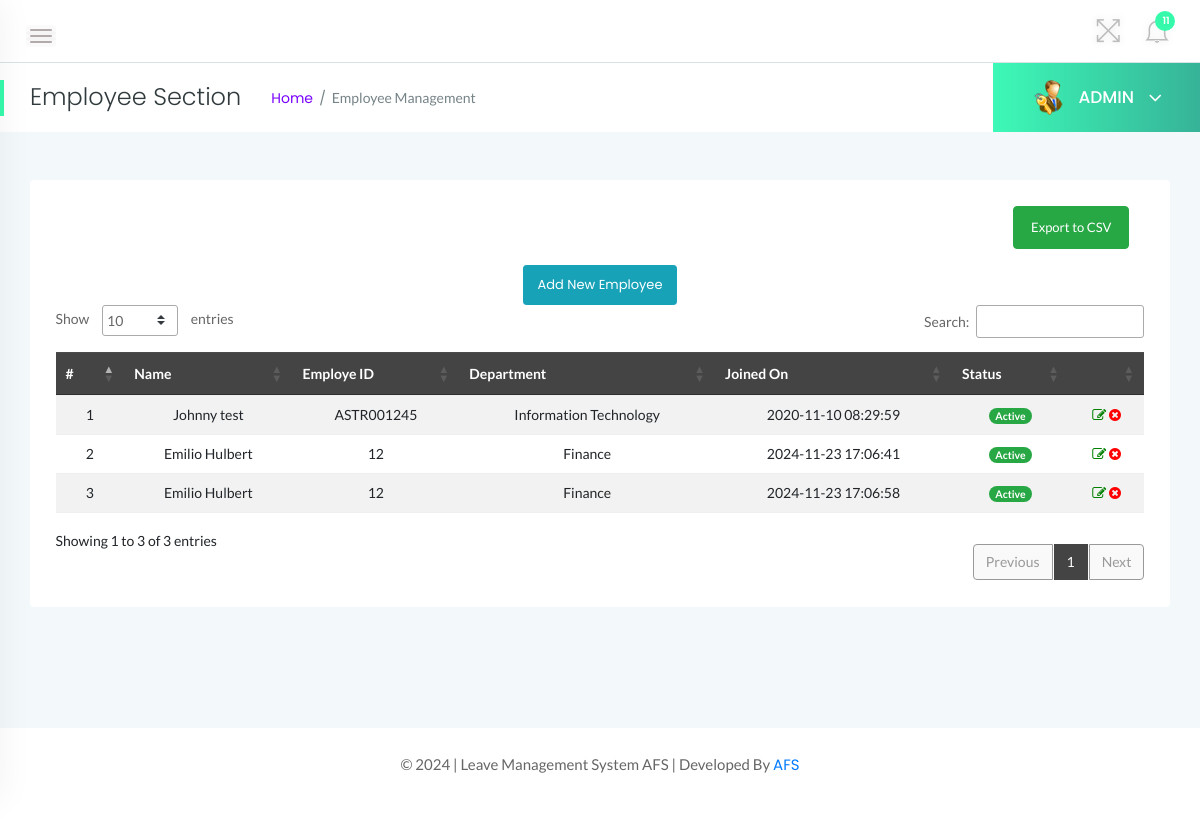
Screenshot of /admin/employees.php (signed in) with the database file from the repository.
### tables this page shows
CREATE TABLE `tblemployees` (
  `id` int(11) NOT NULL AUTO_INCREMENT,
  `EmpId` varchar(100) NOT NULL,
  `FirstName` varchar(150) NOT NULL,
  `LastName` varchar(150) NOT NULL,
  `EmailId` varchar(200) NOT NULL,
  `Password` varchar(180) NOT NULL,
  `Department` varchar(255) NOT NULL,
  `Status` int(1) NOT NULL,
  `RegDate` timestamp NOT NULL DEFAULT current_timestamp(),
  PRIMARY KEY (`id`)
);

### admin/employees.php (the view, shortened to what this page needs)
<?php
    if(strlen($_SESSION['alogin'])==0){
    header('location:index.php');
    } else {
 ?>
<!doctype html>
<html class="no-js" lang="en">
<head>
    <link rel="stylesheet" href="../assets/css/bootstrap.min.css">
    <link rel="stylesheet" href="../assets/css/font-awesome.min.css">
    <link rel="stylesheet" href="../assets/css/themify-icons.css">
    <link rel="stylesheet" href="../assets/css/metisMenu.css">
    <link rel="stylesheet" href="../assets/css/owl.carousel.min.css">
    <link rel="stylesheet" href="../assets/css/slicknav.min.css">
    <link rel="stylesheet" href="https://www.amcharts.com/lib/3/plugins/export/export.css" type="text/css" media="all" />
    <link rel="stylesheet" type="text/css" href="https://cdn.datatables.net/1.10.19/css/jquery.dataTables.css">
    <link rel="stylesheet" type="text/css" href="https://cdn.datatables.net/1.10.18/css/dataTables.bootstrap4.min.css">
    <link rel="stylesheet" type="text/css" href="https://cdn.datatables.net/responsive/2.2.3/css/responsive.bootstrap.min.css">
    <link rel="stylesheet" type="text/css" href="https://cdn.datatables.net/responsive/2.2.3/css/responsive.jqueryui.min.css">
    <link rel="stylesheet" href="../assets/css/typography.css">
    <link rel="stylesheet" href="../assets/css/default-css.css">
    <link rel="stylesheet" href="../assets/css/styles.css">
    <link rel="stylesheet" href="../assets/css/responsive.css">
</head>
<body>
    <div class="page-container">
        <div class="main-content">
            <div class="header-area">
                <div class="row align-items-center">
                    <div class="col-md-6 col-sm-8 clearfix">
                        <div class="nav-btn pull-left">
                            <span></span>
                            <span></span>
                            <span></span>
                        </div>
                    </div>
                    <div class="col-md-6 col-sm-4 clearfix">
                        <ul class="notification-area pull-right">
                            <li id="full-view"><i class="ti-fullscreen"></i></li>
                            <?php include '../includes/admin-notification.php'?>
                        </ul>
                    </div>
                </div>
            </div>
            <div class="page-title-area">
                <div class="row align-items-center">
                    <div class="col-sm-6">
                        <div class="breadcrumbs-area clearfix">
                            <h4 class="page-title pull-left">Employee Section</h4>
                            <ul class="breadcrumbs pull-left">
                                <li><a href="dashboard.php">Home</a></li>
                                <li><span>Employee Management</span></li>
                            </ul>
                        </div>
                    </div>
                    <div class="col-sm-6 clearfix">
                        <div class="user-profile pull-right">
                            <img class="avatar user-thumb" src="../assets/images/admin.png" alt="avatar">
                            <h4 class="user-name dropdown-toggle" data-toggle="dropdown">ADMIN <i class="fa fa-angle-down"></i></h4>
                        </div>
                    </div>
                </div>
            </div>
            <div class="main-content-inner">
                <div class="row">
                    <div class="col-12 mt-5">
                        <div class="card">
                            <div class="card-body">
<div class="col-md-12 mb-3 text-right">
    <form action="export_employees_csv.php" method="post">
        <button type="submit" name="export_csv" class="btn btn-success">Export to CSV</button>
    </form>
</div>
                                <div class="data-tables datatable-dark">
                                <center><a href="add-employee.php" class="btn btn-sm btn-info">Add New Employee</a></center>
                                    <table id="dataTable3" class="table table-hover table-striped text-center">
                                        <thead class="text-capitalize">
                                            <tr>
                                                <th>#</th>
                                                <th>Name</th>
                                                <th>Employe ID</th>
                                                <th>Department</th>
                                                <th>Joined On</th>
                                                <th>Status</th>
                                                <th></th>
                                            </tr>
                                        </thead>
                                        <tbody>
                                    <?php
                                    $sql = "SELECT EmpId,FirstName,LastName,Department,Status,RegDate,id from  tblemployees";
                                    $query = $dbh -> prepare($sql);
                                    $query->execute();
                                    $results=$query->fetchAll(PDO::FETCH_OBJ);
                                    $cnt=1;
                                    if($query->rowCount() > 0)
                                    {
                                    foreach($results as $result)
                                    {               ?>
                                        <tr>
                                            <td> <?php echo htmlentities($cnt);?></td>
                                            <td><?php echo htmlentities($result->FirstName);?>&nbsp;<?php echo htmlentities($result->LastName);?></td>
                                            <td><?php echo htmlentities($result->EmpId);?></td>
                                            <td><?php echo htmlentities($result->Department);?></td>
                                             <td><?php echo htmlentities($result->RegDate);?></td>
                                             <td><?php $stats=$result->Status;
                                            if($stats){
                                             ?>
                                                 <span class="badge badge-pill badge-success">Active</span>
                                                 <?php } else { ?>
                                                 <span class="badge badge-pill badge-danger">Inactive</span>
                                                 <?php } ?>
                                             </td>
                                            <td><a href="update-employee.php?empid=<?php echo htmlentities($result->id);?>"><i class="fa fa-edit" style="color:green"></i></a>
                                        <?php if($result->Status==1)
                                        {?>
                                        <a href="employees.php?inid=<?php echo htmlentities($result->id);?>" onclick="return confirm('Are you sure you want to inactive this employee?');"" > <i class="fa fa-times-circle" style="color:red" title="Inactive"></i>
                                        <?php } else {?>
                                            <a href="employees.php?id=<?php echo htmlentities($result->id);?>" onclick="return confirm('Are you sure you want to active this employee?');""><i class="fa fa-check" style="color:green" title="Active"></i>
                                            <?php } ?> </td>
                                        </tr>
                                         <?php $cnt++;} }?>
                                    </tbody>
                                    </table>
                                </div>
                            </div>
                        </div>
                    </div>
                </div>
                </div>
            </div>
            <?php include '../includes/footer.php' ?>
        </div>
</body>
</html>
<?php } ?>

### assets/css/default-css.css (style rules this page uses)
* { margin: 0; padding: 0; box-sizing: border-box; }
*, *:before, *:after { -moz-box-sizing: border-box; -webkit-box-sizing: border-box; box-sizing: border-box; }
html { -webkit-font-smoothing: antialiased; }
body { background: #fff; font-weight: normal; -webkit-font-smoothing: antialiased; -webkit-text-size-adjust: 100%; }
img { max-width: 100%; height: auto; }
:root { --primary-color: #36fbac; }

### assets/css/styles.css (style rules this page uses)
.page-container { width: 100%; height: 100%; min-height: 100vh; padding-left: 280px; -webkit-transition: padding-left 0.3s ease 0s; transition: padding-left 0.3s ease 0s; }
.sbar_collapsed.page-container { padding-left: 0; }
.card { border: none; border-radius: 4px; background-color: #fff; -webkit-transition: all 0.3s ease 0s; transition: all 0.3s ease 0s; }
.card-body { padding: 25.6px; padding: 1.6rem; }
.main-content { width: 100%; background: #f3f8fb; }
.main-content-inner { padding: 0 30px 50px; }
.header-area { padding: 15px 30px; background: #fff; border-bottom: 1px solid #d8e3e7; }
.nav-btn { margin: 10px 30px 0 0; cursor: pointer; }
.nav-btn span { display: block; width: 22px; height: 2px; background: #b3aaaa; margin: 4px 0; border-radius: 15px; -webkit-transition: all 0.3s ease 0s; transition: all 0.3s ease 0s; box-shadow: 0 0 0 4px rgba(99, 96, 96, 0.03); }
.nav-btn span:nth-child(2) { opacity: 0; }
.nav-btn span:first-child { -webkit-transform: rotate(45deg) translate(5px, 5px); transform: rotate(45deg) translate(5px, 5px); }
.nav-btn span:last-child { -webkit-transform: rotate(-45deg) translate(3px, -3px); transform: rotate(-45deg) translate(3px, -3px); }
.sbar_collapsed .nav-btn span { transform: none; opacity: 1; }
.notification-area { -webkit-user-select: none; -moz-user-select: none; -ms-user-select: none; user-select: none; position: relative; z-index: 1; }
.notification-area li { display: inline-block; margin-left: 20px; cursor: pointer; -webkit-user-select: none; -moz-user-select: none; -ms-user-select: none; user-select: none; }
.notification-area li > i { font-size: 26px; color: #bdbcbc; vertical-align: middle; text-shadow: 0 0 8px rgba(0, 0, 0, 0.12); -webkit-transition: color 0.3s ease 0s; transition: color 0.3s ease 0s; }
.notification-area li#full-view { display: inline-block; }
.page-title-area { padding: 0 30px; background: #fff; position: relative; }
.page-title-area:before { content: ""; position: absolute; left: 0; top: 50%; width: 4px; height: 36px; background: var(--primary-color); -webkit-transform: translateY(-50%); transform: translateY(-50%); }
.page-title { font-size: 24px; font-weight: 300; color: #313b3d; letter-spacing: 0; margin-right: 30px; }
ul.breadcrumbs { margin-top: 4px; }
.breadcrumbs li { display: inline-block; }
.breadcrumbs li a, .breadcrumbs li span { display: block; font-size: 14px; font-weight: 400; color: #7801ff; letter-spacing: 0; margin-right: 16px; position: relative; }
.breadcrumbs li a:before { content: "/"; color: #768387; position: absolute; right: -13px; top: 0; }
.breadcrumbs li span { margin-right: 0; color: #768387; text-transform: capitalize; }
.user-profile { margin-right: -30px; display: -webkit-box; display: -ms-flexbox; display: flex; -webkit-box-align: center; -ms-flex-align: center; align-items: center; -ms-flex-wrap: wrap; flex-wrap: wrap; background: -webkit-linear-gradient(left, #3df9b7 0%, #36b398 100%); background: linear-gradient(to right, #3df9b7 0%, #36b398 100%); padding: 17px 38px; position: relative; }
.user-profile img.avatar { height: 35px; width: 35px; border-radius: 50%; margin-right: 12px; }
.user-name { font-size: 17px; font-weight: 500; color: #fff; letter-spacing: 0; cursor: pointer; -webkit-user-select: none; -moz-user-select: none; -ms-user-select: none; user-select: none; }
.user-name i { margin-left: 10px; font-size: 21px; vertical-align: middle; position: relative; }
.notification-area .dropdown-toggle, .user-name.dropdown-toggle { position: relative; }
.notification-area .dropdown-toggle:after, .user-name.dropdown-toggle:after { display: none; }
.btn { padding: 11px 17px; font-size: 13px; letter-spacing: 0; }
.btn-sm { padding: 9px 14px; }
table tr th { border-bottom: none; }
table tr th, table tr td { border-top: 1px solid rgba(120, 130, 140, 0.13) !important; }
table.dataTable.no-footer { border-bottom: 1px solid rgba(120, 130, 140, 0.13) !important; }
table.dataTable thead th, table.dataTable thead td { border-bottom-color: transparent; }
.datatable-dark thead { background: #444; color: #fff; }

### rows the page displays
tblemployees: FirstName "Johnny", LastName "test", EmpId "ASTR001245", Department "Information Technology", RegDate "2020-11-10 08:29:59", Status "Active"
tblemployees: FirstName "Emilio", LastName "Hulbert", EmpId "12", Department "Finance", RegDate "2024-11-23 17:06:41", Status "Active"
tblemployees: FirstName "Emilio", LastName "Hulbert", EmpId "12", Department "Finance", RegDate "2024-11-23 17:06:58", Status "Active"

### other values shown
$unreadcount "11"
